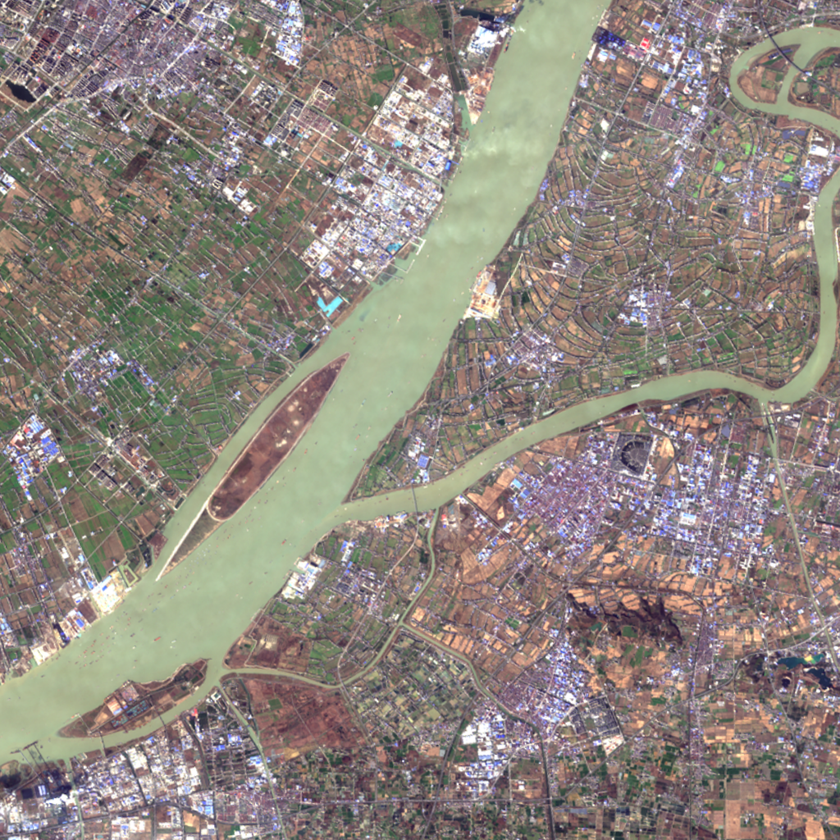
#> input picture ImageCourseDesign/CourseDesignData/dataset-river/train/4_0_4461.png, 840 x 840 px, shrunk from 1024 x 1024 before the run
$ python River_Threshold_9.py
#> lines starting #> are read from the running program, lines starting #| are printed output that depends on the picture
# -*- coding: utf-8 -*-
# 使用一个阈值区间进行分割
import cv2 as cv  # opencv读取的格式是BGR
import matplotlib.pyplot as plt
import matplotlib.image as mpimg
import numpy as np
# matplotlib中文字体
font = {'family': 'SimHei', 'weight': 'bold', 'size': '10'}
plt.rc('font', **font)        # 步骤一（设置字体的更多属性）
plt.rc('axes', unicode_minus=False)  # 步骤二（解决坐标轴负数的负号显示问题）
# %% 读图，转灰度
img1 = cv.imread(
    './CourseDesignData/dataset-river/train/4_0_4461.png', cv.IMREAD_COLOR)  # BGR原始图
#> img1 is the input picture: shape (840, 840, 3); mean B, G, R 126.6, 133.6, 142.4
img2 = cv.imread(
    './CourseDesignData/dataset-river/train/37_0_4461.png', cv.IMREAD_COLOR)  # BGR原始图
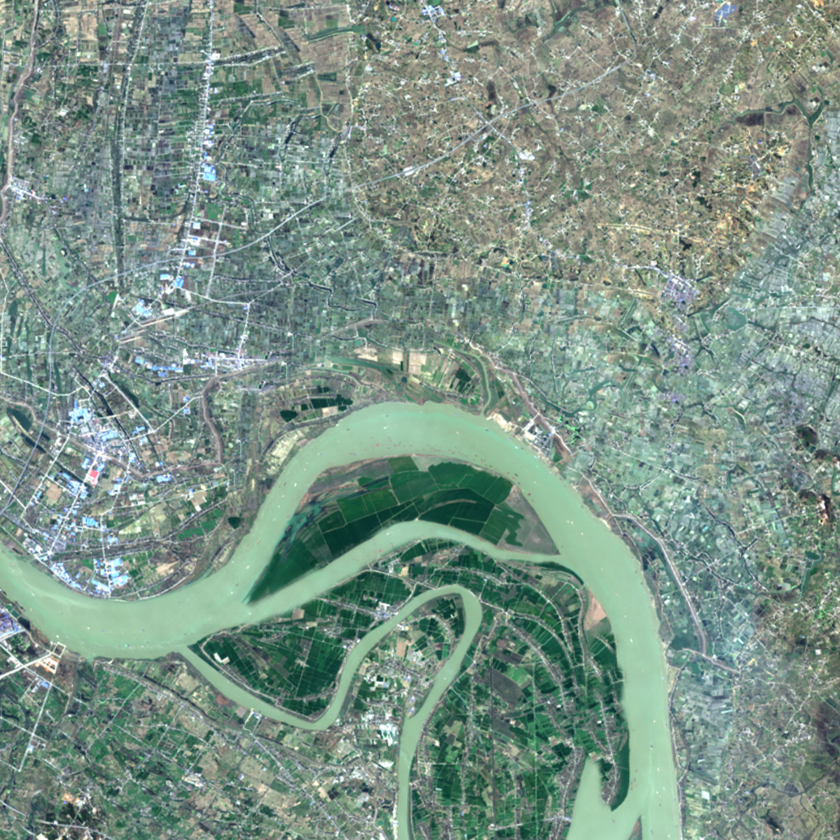
#> input picture ImageCourseDesign/CourseDesignData/dataset-river/train/37_0_4461.png, 840 x 840 px, shrunk from 1024 x 1024 before the run
#> img2 is the input picture: shape (840, 840, 3); mean B, G, R 135.4, 147, 124.5
img3 = cv.imread(
    './CourseDesignData/dataset-river/train/43_0_4461.png', cv.IMREAD_COLOR)  # BGR原始图
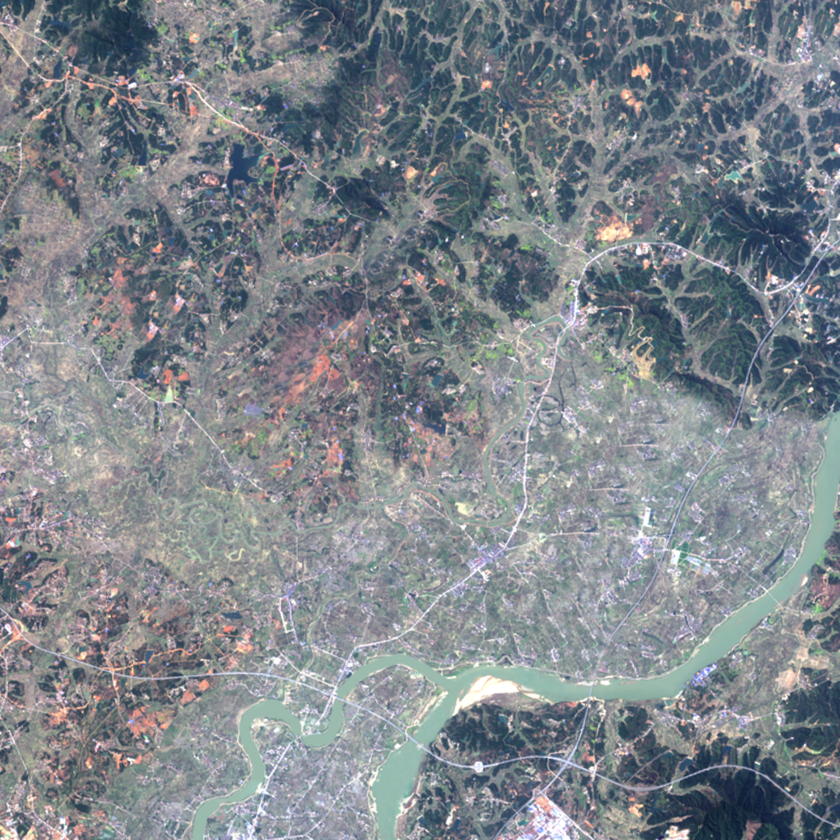
#> input picture ImageCourseDesign/CourseDesignData/dataset-river/train/43_0_4461.png, 840 x 840 px, shrunk from 1024 x 1024 before the run
#> img3 is the input picture: shape (840, 840, 3); mean B, G, R 139.7, 133.9, 127.4
img4 = cv.imread(
    './CourseDesignData/dataset-river/train/45_0_4461.png', cv.IMREAD_COLOR)  # BGR原始图
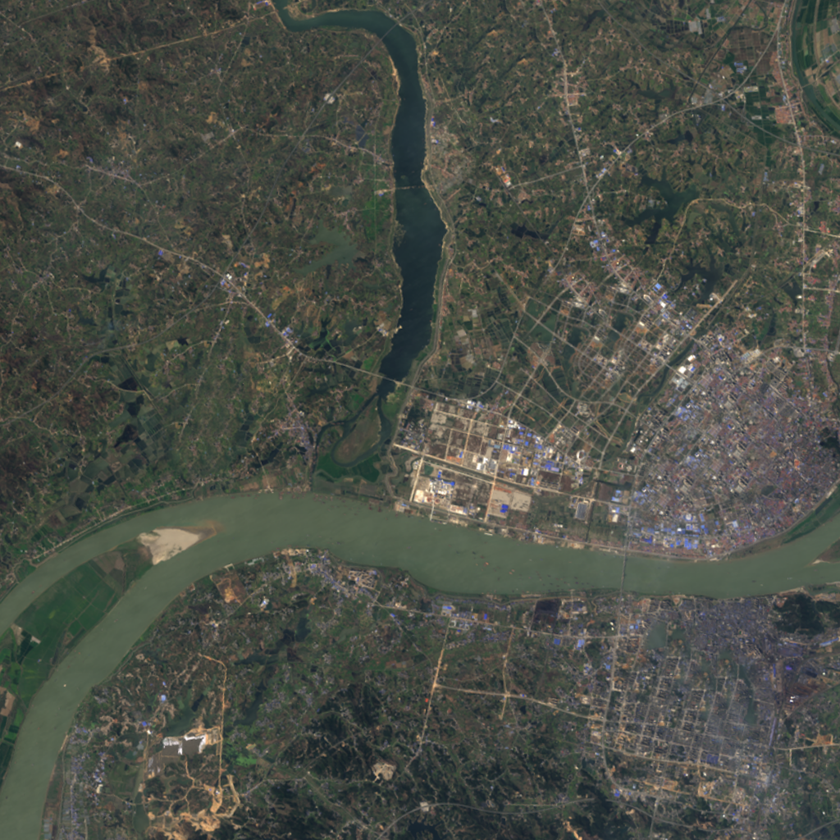
#> input picture ImageCourseDesign/CourseDesignData/dataset-river/train/45_0_4461.png, 840 x 840 px, shrunk from 1024 x 1024 before the run
#> img4 is the input picture: shape (840, 840, 3); mean B, G, R 70.9, 79, 75.5
img5 = cv.imread(
    './CourseDesignData/dataset-river/train/46_0_4461.png', cv.IMREAD_COLOR)  # BGR原始图
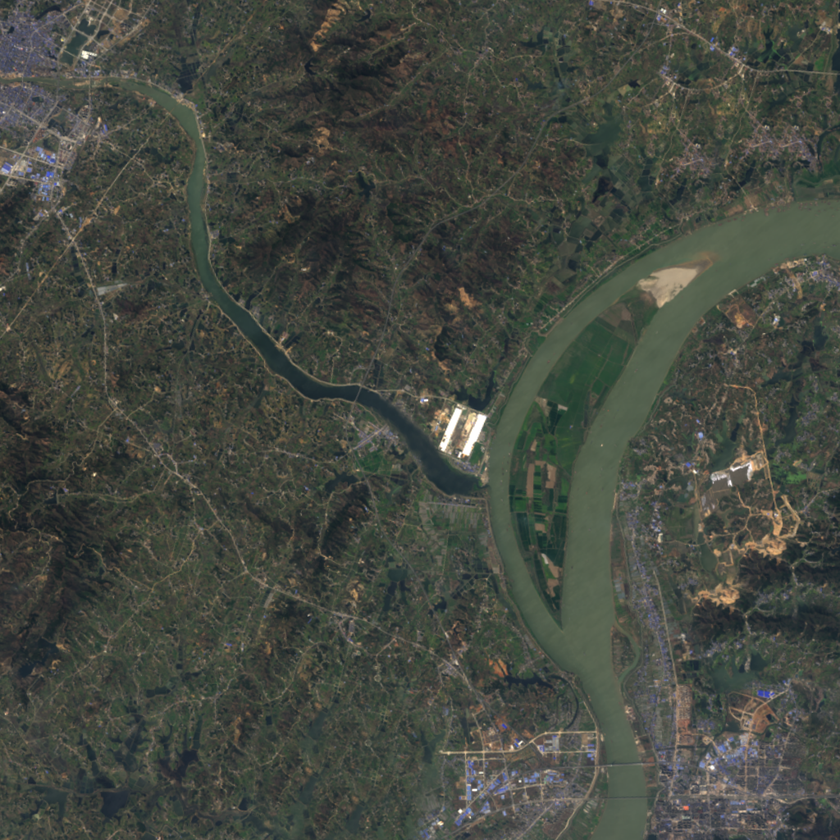
#> input picture ImageCourseDesign/CourseDesignData/dataset-river/train/46_0_4461.png, 840 x 840 px, shrunk from 1024 x 1024 before the run
#> img5 is the input picture: shape (840, 840, 3); mean B, G, R 64.7, 72.7, 68.6
img6 = cv.imread(
    './CourseDesignData/dataset-river/train/48_0_4461.png', cv.IMREAD_COLOR)  # BGR原始图
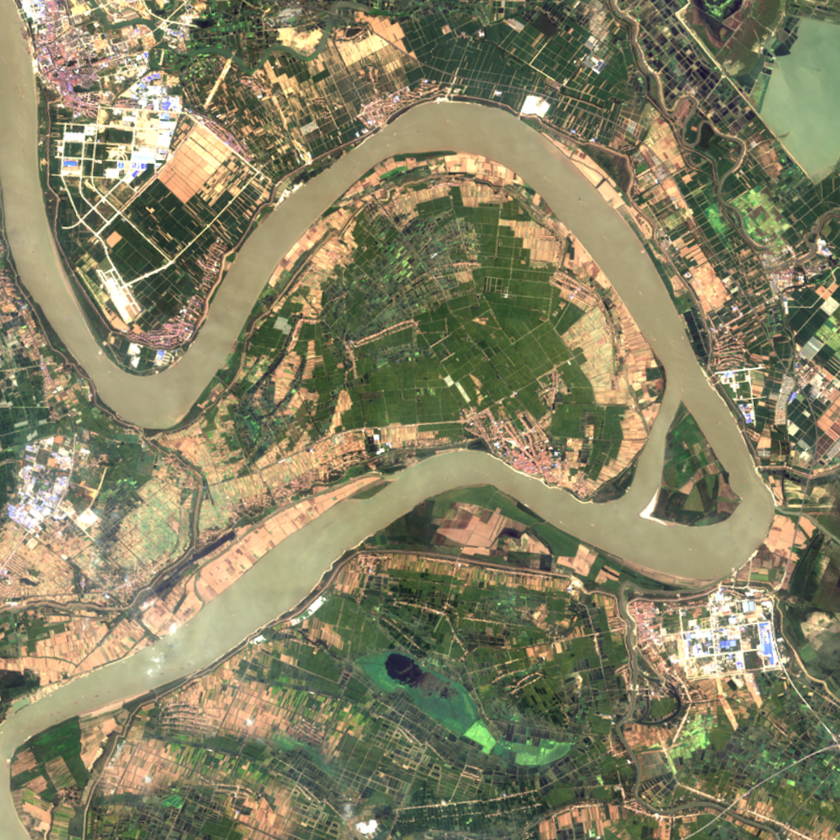
#> input picture ImageCourseDesign/CourseDesignData/dataset-river/train/48_0_4461.png, 840 x 840 px, shrunk from 1024 x 1024 before the run
#> img6 is the input picture: shape (840, 840, 3); mean B, G, R 99.9, 129.6, 133.7
img = [img1, img2, img3, img4, img5, img6]
imgGray = []
for i in np.arange(6):
    img[i] = cv.cvtColor(img[i], cv.COLOR_BGR2RGB)  # RGB原始图
    imgGray.append(cv.cvtColor(img[i], cv.COLOR_RGB2GRAY))   # RGB转灰度
#> after the loop, img = 6 items; imgGray = 6 items
# 原始图+灰度图
plt.figure('原始图+灰度图')
for i in np.arange(6):
    plt.subplot(
        3, 4, 2*i+1), plt.imshow(img[i]), plt.title('原始图'+str(i)), plt.axis('off')
    plt.subplot(
        3, 4, 2*i+2), plt.imshow(imgGray[i], 'gray'), plt.title('灰度图'+str(i)), plt.axis('off')
plt.show()
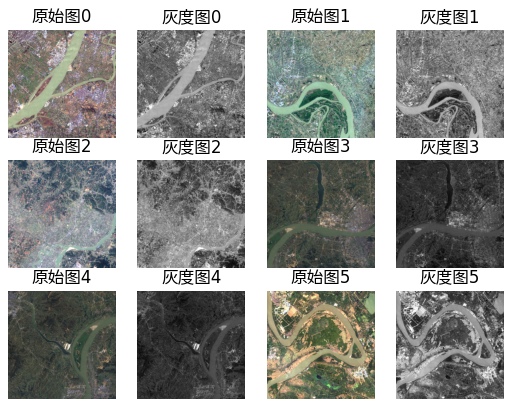
#> figure drawn by matplotlib, 12 panels
# %% 观察灰度直方图
plt.figure('观察灰度直方图')
for i in np.arange(6):
    plt.subplot(
        3, 4, 2*i+1), plt.imshow(imgGray[i], 'gray'), plt.title('灰度图'+str(i)), plt.axis('off')
    plt.subplot(
        3, 4, 2*i+2), plt.hist(imgGray[i].ravel(), 256, [0, 256]), plt.title('灰度直方图'+str(i))
plt.show()
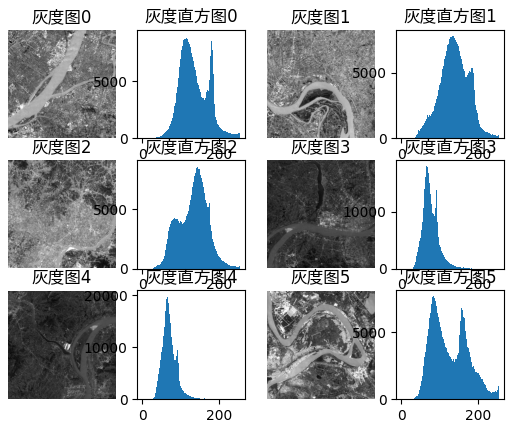
#> figure drawn by matplotlib, 12 panels; panel 2: tallest bar 9044 high, from x = 113 to 114; panel 4: tallest bar 7874 high, from x = 133 to 134; panel 6: tallest bar 8716 high, from x = 143 to 144; panel 8: tallest bar 18207 high, from x = 67 to 68
# [15 lines of commented-out code are left out]
